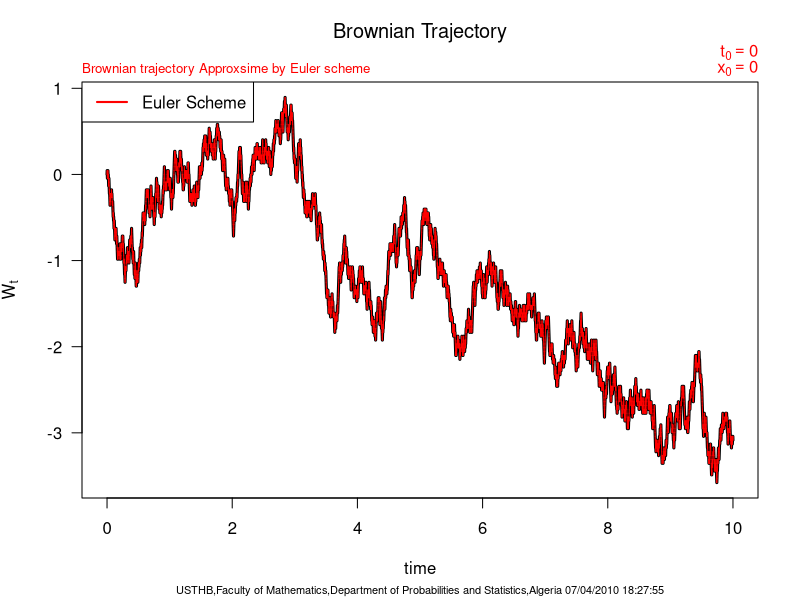

Generate this figure with R:
## 07/04/2010 18:27:55
## Guidoum Arsalane (PG-PS/USTHB)
## Brownian trajectory Approxsime by Euler scheme
## N  Size of process  
## T  Final time
## t0 Initial time
## x0 Initial value


pa <- par (ask=FALSE)

N  = 5000
T  = 10
t0 = 0
x0 = 0
a     <- expression (0)
sigma <- expression(1)
t = seq(t0,T,length=N)
dt = (T-t0)/N
u = runif(N-1,0,1)
o = rep(1,N-1)
o[ which( u < 0.5) ]= -1
w = c(x0,cumsum(o)*sqrt(dt))
plot(t,w,las=1,lwd=3,type="l",xlab="time",ylab=expression(W[t]))
mtext("Brownian Trajectory",line=2,cex=1.2)
mtext("Brownian trajectory Approxsime by Euler scheme",adj=0,col="red",line=0.25,cex=0.8)
mtext(bquote(x[.(t0)]==.(x0)),line=0.1,adj=1,cex=1,col="red")
mtext(bquote(t[.(x0)]==.(t0)),line=0.9,adj=1,cex=1,col="red")
legend("topleft",border="gray",c("Euler Scheme"),lty=c(1),col=c("red"),lwd=2)
mtext(paste("USTHB,Faculty of Mathematics,Department of Probabilities and Statistics,Algeria 07/04/2010 18:27:55"),
      side = 1, line = 4, adj = 0.5, cex = .66)
D    <- diff(w)
X    <- numeric(N)
X[1] <- x0
A   <- function(t,x)  eval(a)
S   <- function(t,x)  eval(sigma)
op = par(pch = 19)
for (i in 2:N)    {X[i] = X[i-1] + A(t[i-1],X[i-1])*dt + S(t[i-1],X[i-1])*D[i-1]}
for (i in 1:(N-1)){lines(c(t[i],t[i+1]),c(X[i],X[i+1]),type="l",col="red")}

par(pa)